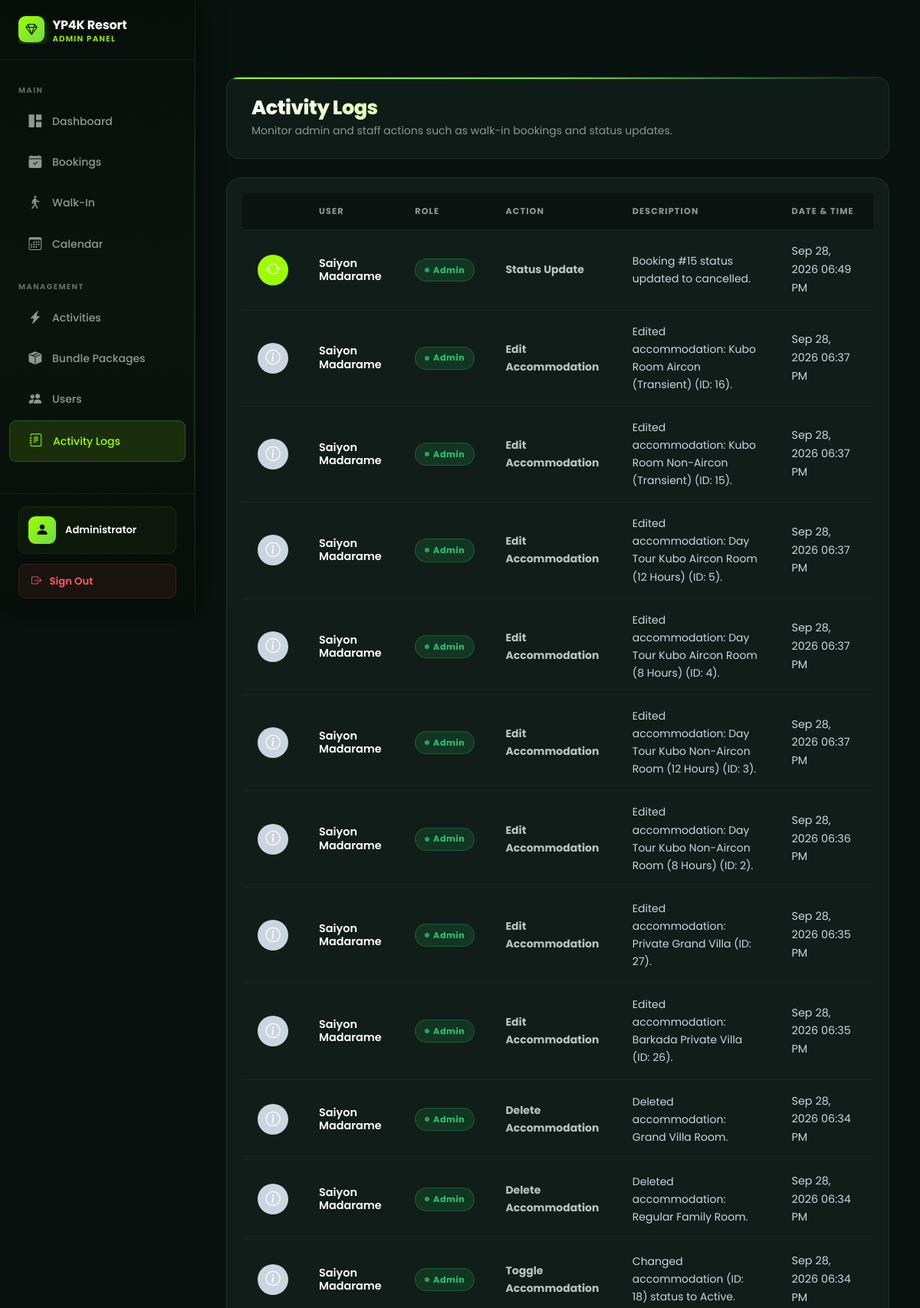
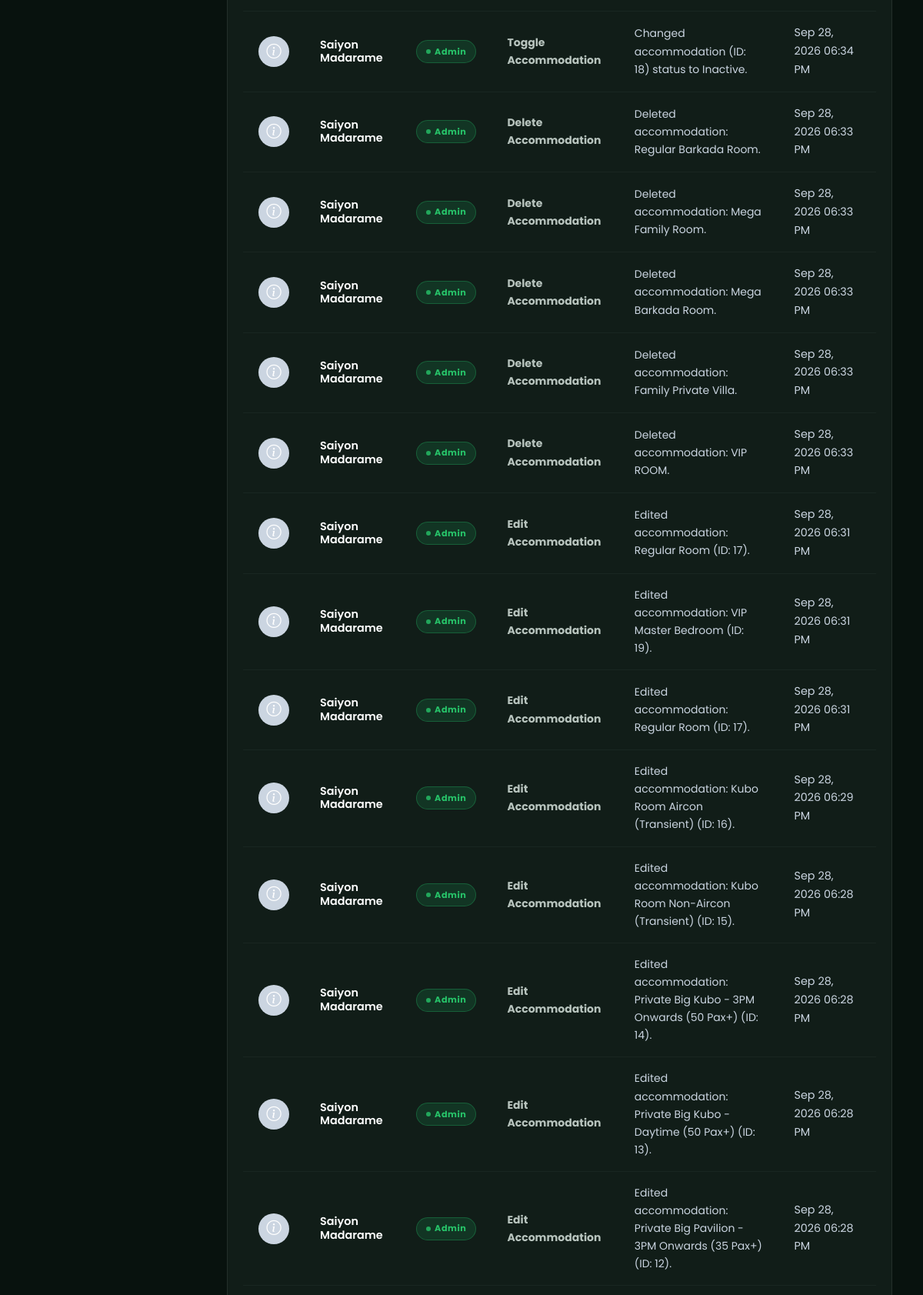
The app's page /Admin_Dashboard/logs.php (signed in, upper part) with its own data (2 pictures, top to bottom).
### tables this page shows
CREATE TABLE `activity_logs` (
  `id` int(11) NOT NULL,
  `user_id` int(11) DEFAULT NULL,
  `role` varchar(50) DEFAULT NULL,
  `action_type` varchar(50) DEFAULT NULL,
  `description` text DEFAULT NULL,
  `created_at` timestamp NOT NULL DEFAULT current_timestamp()
);

### Admin_Dashboard/logs.php (the view, shortened to what this page needs)
<?php
global $conn;
$query = "
    SELECT
        l.*,
        COALESCE(CONCAT(a.first_name, ' ', a.last_name), 'Unknown') as user_name
    FROM activity_logs l
    LEFT JOIN admins a ON l.user_id = a.id
    ORDER BY l.created_at DESC
";
$stmt = $conn->prepare($query);
$stmt->execute();
$result = $stmt->get_result();
$logs = [];
while ($row = $result->fetch_assoc()) {
    $logs[] = $row;
}
?>
<!DOCTYPE html>
<html lang="en">
<head>
    <link href="../assets/css/bootstrap.min.css" rel="stylesheet">
    <link rel="stylesheet" href="../css/resort-theme.css">
    <link rel="stylesheet" href="../css/dashboard-resort.css">
    <link rel="stylesheet" href="https://cdn.jsdelivr.net/npm/bootstrap-icons@1.11.0/font/bootstrap-icons.css">
    <link rel="stylesheet" href="components/sidebar.css">
    <link rel="stylesheet" href="components/navbar.css">
    <link rel="stylesheet" href="../css/admin-theme.css">
</head>
<body>
    <div id="mainContent" class="main-content">
        <div class="page-header">
            <div>
                <h1 class="page-title">Activity Logs</h1>
                <p class="text-muted">Monitor admin and staff actions such as walk-in bookings and status updates.</p>
            </div>
        </div>
        <div class="users-container">
            <table class="table-modern">
                <thead>
                    <tr>
                        <th style="width: 50px;"></th>
                        <th>User</th>
                        <th>Role</th>
                        <th>Action</th>
                        <th>Description</th>
                        <th>Date & Time</th>
                    </tr>
                </thead>
                <tbody>
                    <?php if (count($logs) > 0): ?>
                        <?php foreach ($logs as $log): ?>
                            <?php
                                $actionType = $log['action_type'];
                                $iconClass = 'icon-default';
                                $iconHTML = '<i class="bi bi-info-circle"></i>';
                                if ($actionType === 'walk_in') {
                                    $iconClass = 'icon-walk_in';
                                    $iconHTML = '<i class="bi bi-person-walking"></i>';
                                } elseif ($actionType === 'status_update') {
                                    $iconClass = 'icon-status_update';
                                    $iconHTML = '<i class="bi bi-arrow-repeat"></i>';
                                }
                                $dateStr = date('M j, Y h:i A', strtotime($log['created_at']));
                            ?>
                            <tr>
                                <td>
                                    <div class="log-icon <?php echo $iconClass; ?>">
                                        <?php echo $iconHTML; ?>
                                    </div>
                                </td>
                                <td>
                                    <div class="user-details">
                                        <div class="user-name"><?php echo htmlspecialchars($log['user_name']); ?></div>
                                    </div>
                                </td>
                                <td><span class="status-badge status-active"><?php echo ucfirst($log['role']); ?></span></td>
                                <td><strong><?php echo ucwords(str_replace('_', ' ', $actionType)); ?></strong></td>
                                <td style="color: var(--text-secondary);"><?php echo htmlspecialchars($log['description']); ?></td>
                                <td style="font-size: 0.9rem; color: var(--text-muted);"><?php echo $dateStr; ?></td>
                            </tr>
                        <?php endforeach; ?>
                    <?php endif; ?>
                </tbody>
            </table>
        </div>
    </div>
</body>
</html>

### css/resort-theme.css (style rules this page uses)
:root { --bg-primary: #08120E; --bg-secondary: #101B17; --bg-card: #15221D; --bg-card-2: #1A2B22; --bg-elevated: #1E3028; --nav-bg: rgba(9, 18, 15, 0.88); --accent: #9DFF00; --accent-2: #6EDC45; --accent-3: #4BBF2E; --accent-dim: rgba(157, 255, 0, 0.5); --glow: rgba(157, 255, 0, 0.18); --glow-sm: rgba(157, 255, 0, 0.08); --glow-lg: rgba(157, 255, 0, 0.25); --text: #FFFFFF; --text-2: #cbd5e1; --text-muted: #cbd5e1; --text-dim: #94a3b8; --success: #27C46A; --warning: #F7B731; --error: #FF5A5F; --info: #B8C4BE; --border: rgba(255, 255, 255, 0.08); --border-2: rgba(255, 255, 255, 0.04); --border-accent: rgba(157, 255, 0, 0.3); --border-hover: rgba(157, 255, 0, 0.5); --shadow-sm: 0 1px 4px rgba(0,0,0,0.5); --shadow-md: 0 4px 20px rgba(0,0,0,0.55); --shadow-lg: 0 10px 40px rgba(0,0,0,0.65); --shadow-xl: 0 20px 60px rgba(0,0,0,0.7); --shadow-glow: 0 0 30px rgba(157, 255, 0, 0.12); --shadow-glow-lg:0 0 60px rgba(157, 255, 0, 0.2); --radius-xs: 6px; --radius-sm: 10px; --radius-md: 14px; --radius-lg: 18px; --radius-xl: 24px; --radius-2xl: 32px; --t: all 0.3s cubic-bezier(0.4, 0, 0.2, 1); --t-fast: all 0.15s ease; --t-slow: all 0.5s cubic-bezier(0.4, 0, 0.2, 1); --font: 'Poppins', -apple-system, BlinkMacSystemFont, sans-serif; }
*, *::before, *::after { margin: 0; padding: 0; box-sizing: border-box; }
html { scroll-behavior: smooth; overflow-x: hidden; }
body { font-family: var(--font); background-color: var(--bg-primary); color: var(--text); min-height: 100vh; line-height: 1.65; overflow-x: hidden; -webkit-font-smoothing: antialiased; }

### css/dashboard-resort.css (style rules this page uses)
:root { --bs-primary: #9DFF00; --bs-primary-rgb: 157, 255, 0; --bs-secondary: #6EDC45; --bs-secondary-rgb: 110, 220, 69; --bs-info: #B8C4BE; --bs-info-rgb: 184, 196, 190; --bs-link-color: #9DFF00; --bs-link-hover-color: #6EDC45; --bs-focus-ring-color: rgba(157, 255, 0, 0.25); --bs-focus-ring-width: 0.2rem; --bg-primary: #08120E; --bg-secondary: #101B17; --bg-tertiary: #1A2B22; --bg-card: rgba(21, 34, 29, 0.8); --text-primary: #FFFFFF; --text-secondary: #cbd5e1; --text-muted: #cbd5e1; --accent-primary: #9DFF00; --accent-secondary: #6EDC45; --accent-success: #27C46A; --accent-warning: #F7B731; --accent-danger: #FF5A5F; --border-color: rgba(255,255,255,0.08); --gradient-primary: linear-gradient(135deg, #9DFF00, #6EDC45); --shadow-sm: 0 1px 3px rgba(0,0,0,0.4); --shadow-md: 0 4px 20px rgba(0,0,0,0.5); --shadow-lg: 0 10px 40px rgba(0,0,0,0.6); --shadow-xl: 0 20px 60px rgba(0,0,0,0.7); }
body { font-family: 'Poppins', 'Inter', -apple-system, BlinkMacSystemFont, sans-serif !important; background: #08120E !important; background-image: radial-gradient(ellipse 80% 60% at 20% 30%, rgba(13,28,18,0.9) 0%, transparent 70%), radial-gradient(ellipse 60% 80% at 80% 70%, rgba(10,22,14,0.8) 0%, transparent 70%) !important; color: #FFFFFF !important; min-height: 100vh; }
.text-muted, .text-secondary, small.text-muted, .text-muted.small, .event-item .text-muted, .activity-item .text-muted, .card-modern .text-muted, .stat-label, .table-modern td.text-muted, p.text-muted { color: #cbd5e1 !important; }
body::before { content: ''; position: fixed; top: 30%; left: 50%; transform: translate(-50%,-50%); width: 600px; height: 400px; background: radial-gradient(ellipse at center, rgba(157,255,0,0.04) 0%, transparent 70%); pointer-events: none; z-index: 0; animation: dashGlow 8s ease-in-out infinite; }
.status-badge, .badge { border-radius: 100px !important; font-weight: 700 !important; font-size: 0.7rem !important; letter-spacing: 0.05em !important; }
.badge-success, .badge.bg-success, [class*="approved"], [class*="active"] { background: rgba(39,196,106,0.15) !important; color: #27C46A !important; border: 1px solid rgba(39,196,106,0.3) !important; }
.page-header { background: rgba(21,34,29,0.6) !important; border: 1px solid rgba(255,255,255,0.08) !important; border-radius: 16px !important; position: relative; overflow: hidden; }
.page-header::before { content: ''; position: absolute; top: 0; left: 0; right: 0; height: 2px; background: linear-gradient(90deg, #9DFF00, #6EDC45, transparent); }
.page-title { background: linear-gradient(135deg, #FFFFFF, #9DFF00) !important; -webkit-background-clip: text !important; -webkit-text-fill-color: transparent !important; background-clip: text !important; }

### Admin_Dashboard/components/sidebar.css (style rules this page uses)
:root { --sidebar-width: 255px; --sidebar-collapsed-width: 72px; --navbar-height: 68px; }

### records on screen
activity_logs: user_name "Saiyon Madarame", role "Admin", action_type "Status Update", description "Booking #15 status updated to cancelled.", created_at "Sep 28, 2026 06:49 PM"
activity_logs: user_name "Saiyon Madarame", role "Admin", action_type "Edit Accommodation", description "Edited accommodation: Kubo Room Aircon (Transient) (ID: 16).", created_at "Sep 28, 2026 06:37 PM"
activity_logs: user_name "Saiyon Madarame", role "Admin", action_type "Edit Accommodation", description "Edited accommodation: Kubo Room Non-Aircon (Transient) (ID: 15).", created_at "Sep 28, 2026 06:37 PM"
activity_logs: user_name "Saiyon Madarame", role "Admin", action_type "Edit Accommodation", description "Edited accommodation: Day Tour Kubo Aircon Room (12 Hours) (ID: 5).", created_at "Sep 28, 2026 06:37 PM"
activity_logs: user_name "Saiyon Madarame", role "Admin", action_type "Edit Accommodation", description "Edited accommodation: Day Tour Kubo Aircon Room (8 Hours) (ID: 4).", created_at "Sep 28, 2026 06:37 PM"
activity_logs: user_name "Saiyon Madarame", role "Admin", action_type "Edit Accommodation", description "Edited accommodation: Day Tour Kubo Non-Aircon Room (12 Hours) (ID: 3).", created_at "Sep 28, 2026 06:37 PM"
activity_logs: user_name "Saiyon Madarame", role "Admin", action_type "Edit Accommodation", description "Edited accommodation: Day Tour Kubo Non-Aircon Room (8 Hours) (ID: 2).", created_at "Sep 28, 2026 06:36 PM"
activity_logs: user_name "Saiyon Madarame", role "Admin", action_type "Edit Accommodation", description "Edited accommodation: Private Grand Villa (ID: 27).", created_at "Sep 28, 2026 06:35 PM"
activity_logs: user_name "Saiyon Madarame", role "Admin", action_type "Edit Accommodation", description "Edited accommodation: Barkada Private Villa (ID: 26).", created_at "Sep 28, 2026 06:35 PM"
activity_logs: user_name "Saiyon Madarame", role "Admin", action_type "Delete Accommodation", description "Deleted accommodation: Grand Villa Room.", created_at "Sep 28, 2026 06:34 PM"
activity_logs: user_name "Saiyon Madarame", role "Admin", action_type "Delete Accommodation", description "Deleted accommodation: Regular Family Room.", created_at "Sep 28, 2026 06:34 PM"
activity_logs: user_name "Saiyon Madarame", role "Admin", action_type "Toggle Accommodation", description "Changed accommodation (ID: 18) status to Active.", created_at "Sep 28, 2026 06:34 PM"
activity_logs: user_name "Saiyon Madarame", role "Admin", action_type "Toggle Accommodation", description "Changed accommodation (ID: 18) status to Inactive.", created_at "Sep 28, 2026 06:34 PM"
activity_logs: user_name "Saiyon Madarame", role "Admin", action_type "Delete Accommodation", description "Deleted accommodation: Regular Barkada Room.", created_at "Sep 28, 2026 06:33 PM"
activity_logs: user_name "Saiyon Madarame", role "Admin", action_type "Delete Accommodation", description "Deleted accommodation: Mega Family Room.", created_at "Sep 28, 2026 06:33 PM"
activity_logs: user_name "Saiyon Madarame", role "Admin", action_type "Delete Accommodation", description "Deleted accommodation: Mega Barkada Room.", created_at "Sep 28, 2026 06:33 PM"
activity_logs: user_name "Saiyon Madarame", role "Admin", action_type "Delete Accommodation", description "Deleted accommodation: Family Private Villa.", created_at "Sep 28, 2026 06:33 PM"
activity_logs: user_name "Saiyon Madarame", role "Admin", action_type "Delete Accommodation", description "Deleted accommodation: VIP ROOM.", created_at "Sep 28, 2026 06:33 PM"
activity_logs: user_name "Saiyon Madarame", role "Admin", action_type "Edit Accommodation", description "Edited accommodation: Regular Room (ID: 17).", created_at "Sep 28, 2026 06:31 PM"
activity_logs: user_name "Saiyon Madarame", role "Admin", action_type "Edit Accommodation", description "Edited accommodation: VIP Master Bedroom (ID: 19).", created_at "Sep 28, 2026 06:31 PM"
activity_logs: user_name "Saiyon Madarame", role "Admin", action_type "Edit Accommodation", description "Edited accommodation: Regular Room (ID: 17).", created_at "Sep 28, 2026 06:31 PM"
activity_logs: user_name "Saiyon Madarame", role "Admin", action_type "Edit Accommodation", description "Edited accommodation: Kubo Room Aircon (Transient) (ID: 16).", created_at "Sep 28, 2026 06:29 PM"
activity_logs: user_name "Saiyon Madarame", role "Admin", action_type "Edit Accommodation", description "Edited accommodation: Kubo Room Non-Aircon (Transient) (ID: 15).", created_at "Sep 28, 2026 06:28 PM"
activity_logs: user_name "Saiyon Madarame", role "Admin", action_type "Edit Accommodation", description "Edited accommodation: Private Big Kubo - 3PM Onwards (50 Pax+) (ID: 14).", created_at "Sep 28, 2026 06:28 PM"
activity_logs: user_name "Saiyon Madarame", role "Admin", action_type "Edit Accommodation", description "Edited accommodation: Private Big Kubo - Daytime (50 Pax+) (ID: 13).", created_at "Sep 28, 2026 06:28 PM"
activity_logs: user_name "Saiyon Madarame", role "Admin", action_type "Edit Accommodation", description "Edited accommodation: Private Big Pavilion - 3PM Onwards (35 Pax+) (ID: 12).", created_at "Sep 28, 2026 06:28 PM"
